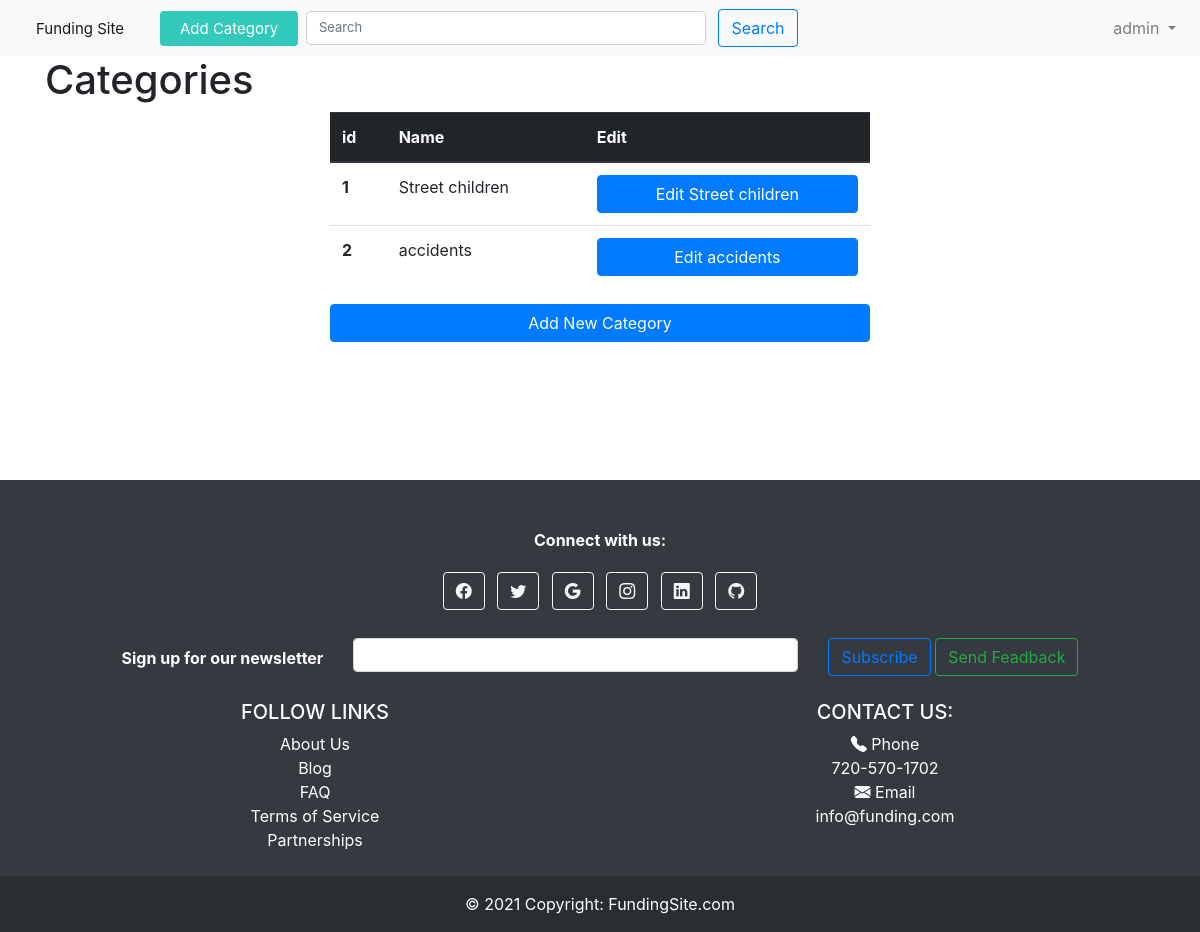
Before: /category/show_categories/ (signed in) with the older database file.
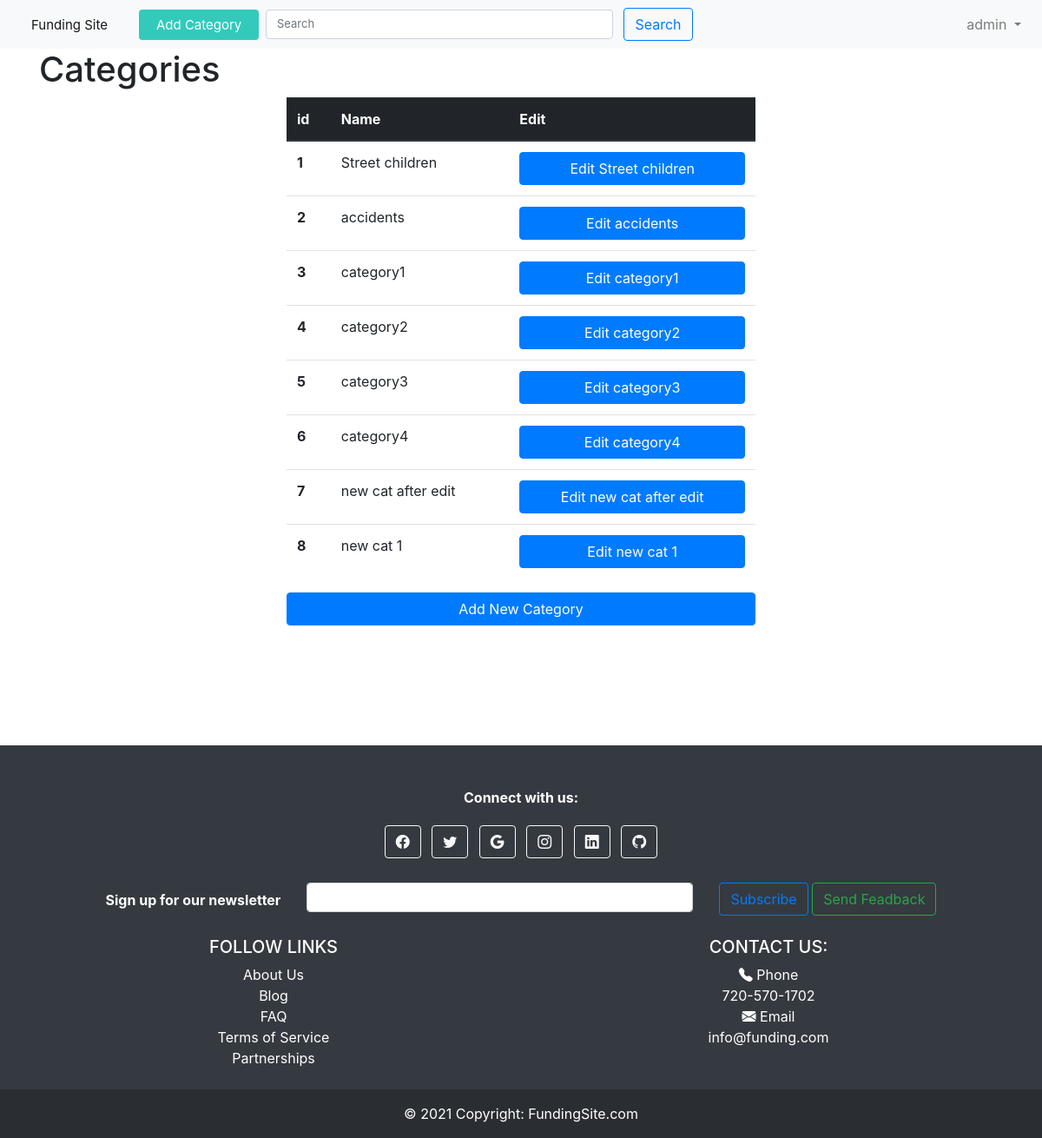
After: the same page with the newer database file.
### category/models.py (models this page shows, shortened)
class Category(models.Model):
    user = models.ForeignKey(settings.AUTH_USER_MODEL,
                             on_delete=models.CASCADE)
    name = models.CharField(max_length=20)

### category/views.py (the view)
# urls.py: path('show_categories/', show_categories, name='show_categories'),
def show_categories(request):
    categories = Category.objects.all()
    return render(request, 'category/show_categories.html', {'categories': categories})

### templates/category/show_categories.html (shortened to what this page needs)
{% extends '../base.html' %}
{% block contain %}
<div class="container">
<h1>Categories</h1>
    <div class="row">
{% if request.user.is_superuser%}
    <div class="col-lg-3">
    </div>
    <div class="col-lg-6">
        <table class="table">
  <thead class="thead-dark">
    <tr>
      <th scope="col">id</th>
      <th scope="col">Name</th>
      <th scope="col">Edit</th>
    </tr>
  </thead>
  <tbody>
    {% for category in categories%}
    <tr>
      <th scope="row">{{category.pk}}</th>
      <td>{{category.name}}</td>
      <td><a class="btn btn-primary btn-block" href="{% url 'category:edit_category' category.pk%}">Edit {{category.name}}</a></td>
    </tr>
    {% endfor %}
  </tbody>
</table>
        <a href="{% url 'category:add_category' %}" class="btn btn-primary btn-block">Add New Category</a>
    </div>
    <div class="col-lg-3">
    </div>
{%else%}
    {% for category in categories%}
    <div class="col-lg-3">
        <a href="/search/?search={{category.pk}}" class="btn btn-light m-4">{{category.name}}</a>
    </div>
    {% endfor%}
    {%endif%}
</div>
</div>
{% endblock contain %}

Changed rows visible on the page:
added Category: pk "3", name "category1"
added Category: pk "4", name "category2"
added Category: pk "5", name "category3"
added Category: pk "6", name "category4"
added Category: pk "7", name "new cat after edit"
added Category: pk "8", name "new cat 1"
